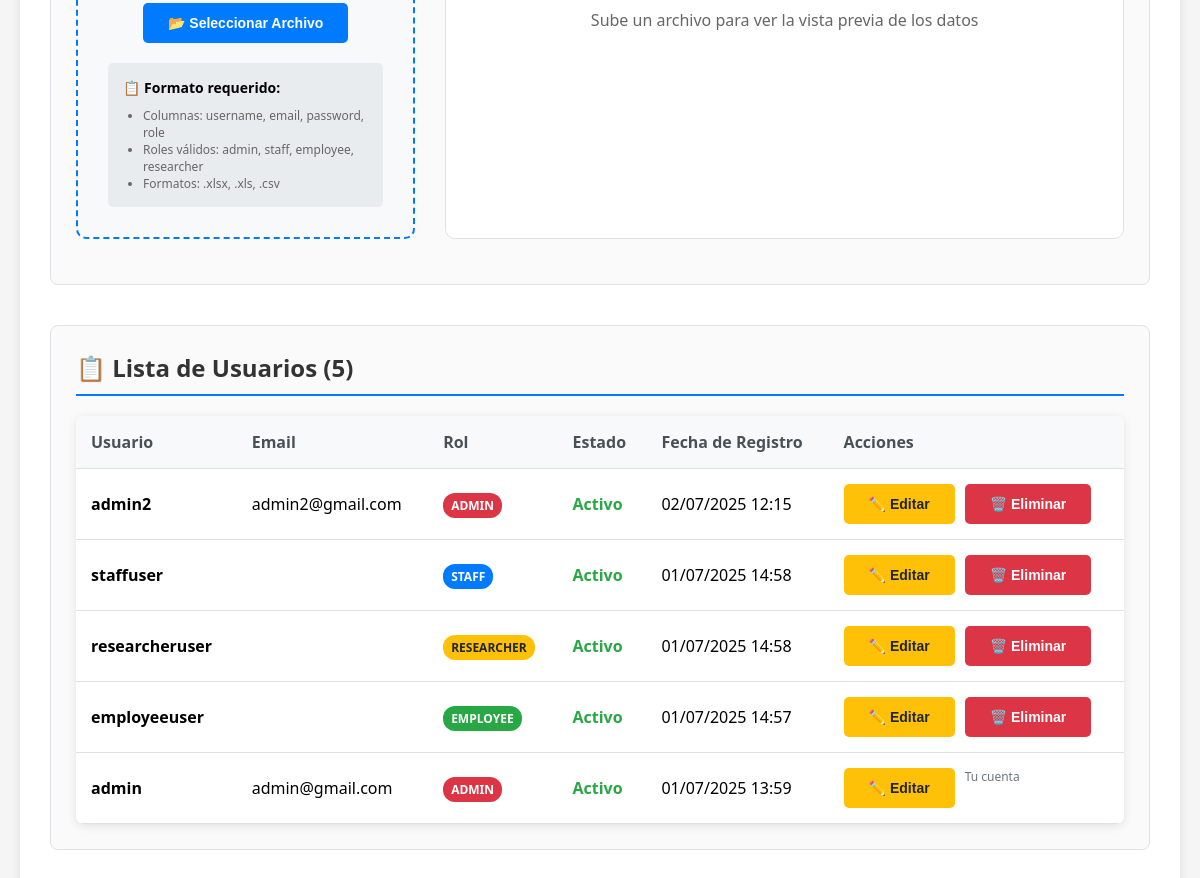
The page /accounts/admin_user_control/ (signed in, lower part) on the database as committed earlier.
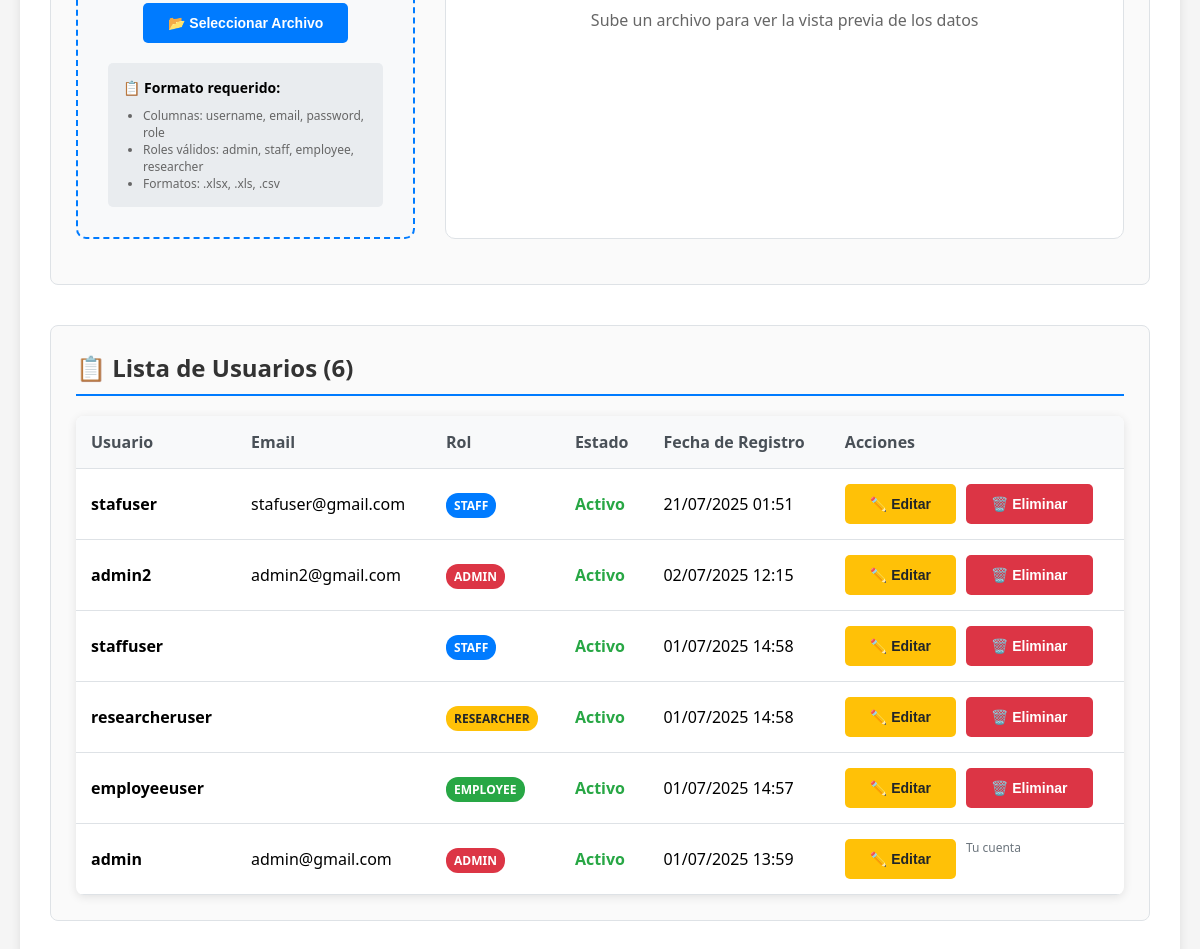
The same page on the database as committed later.
### accounts/models.py (models this page shows, shortened)
class User(AbstractUser):
    ROLE_CHOICES = [
        ('admin', 'Admin'),
        ('staff', 'Staff'),
        ('employee', 'Employee'),
        ('researcher', 'Researcher'),
    ]
    role = models.CharField(max_length=20, choices=ROLE_CHOICES, default='employee')

### accounts/views.py (the view, shortened to what this page needs)
# urls.py: path('admin_user_control/', admin_user_control, name='admin_user_control'),
@login_required
def admin_user_control(request):
    if request.user.role != 'admin':
        return HttpResponseForbidden('Acceso denegado: No eres administrador.')
    from django.contrib.auth import get_user_model
    User = get_user_model()
    context = {}
    context['usuarios'] = User.objects.all().order_by('-date_joined')
    return render(request, 'admin_user_control.html', context)

### accounts/templates/admin_user_control.html (shortened to what the changed rows need)
<!DOCTYPE html>
<html lang="es">
<head>
</head>
<body>
    <div class="container">
        <div class="content">
            <div class="section">
                <h2>📋 Lista de Usuarios ({{ usuarios.count }})</h2>
                {% if usuarios %}
                    <table class="users-table">
                        <thead>
                            <tr>
                                <th>Usuario</th>
                                <th>Email</th>
                                <th>Rol</th>
                                <th>Estado</th>
                                <th>Fecha de Registro</th>
                                <th>Acciones</th>
                            </tr>
                        </thead>
                        <tbody>
                            {% for usuario in usuarios %}
                            <tr>
                                <td><strong>{{ usuario.username }}</strong></td>
                                <td>{{ usuario.email }}</td>
                                <td>
                                    <span class="role-badge role-{{ usuario.role }}">
                                        {{ usuario.role|title }}
                                    </span>
                                </td>
                                <td>
                                    <span class="{% if usuario.is_active %}status-active{% else %}status-inactive{% endif %}">
                                        {% if usuario.is_active %}Activo{% else %}Inactivo{% endif %}
                                    </span>
                                </td>
                                <td>{{ usuario.date_joined|date:"d/m/Y H:i" }}</td>
                                <td class="actions-cell">
                                    <button class="btn btn-warning" onclick="editarUsuario({{ usuario.id }}, '{{ usuario.username }}', '{{ usuario.email }}', '{{ usuario.role }}', {% if usuario.is_active %}true{% else %}false{% endif %})">
                                        ✏️ Editar
                                    </button>
                                    {% if usuario != user %}
                                    <button class="btn btn-danger" onclick="eliminarUsuario({{ usuario.id }}, '{{ usuario.username }}')">
                                        🗑️ Eliminar
                                    </button>
                                    {% else %}
                                    <span style="color: #6c757d; font-size: 12px;">Tu cuenta</span>
                                    {% endif %}
                                </td>
                            </tr>
                            {% endfor %}
                        </tbody>
                    </table>
                {% else %}
                    <p style="text-align: center; color: #6c757d; font-style: italic;">No hay usuarios registrados</p>
                {% endif %}
            </div>
        </div>
    </div>
</body>
</html>

Rows that differ between the two databases and show on the page:
added User: username "stafuser", email "stafuser@gmail.com", role "STAFF", is_active "Activo", date_joined "21/07/2025 01:51"
Other text that changed with them:
{{ usuarios.count }}: "5" → "6"
